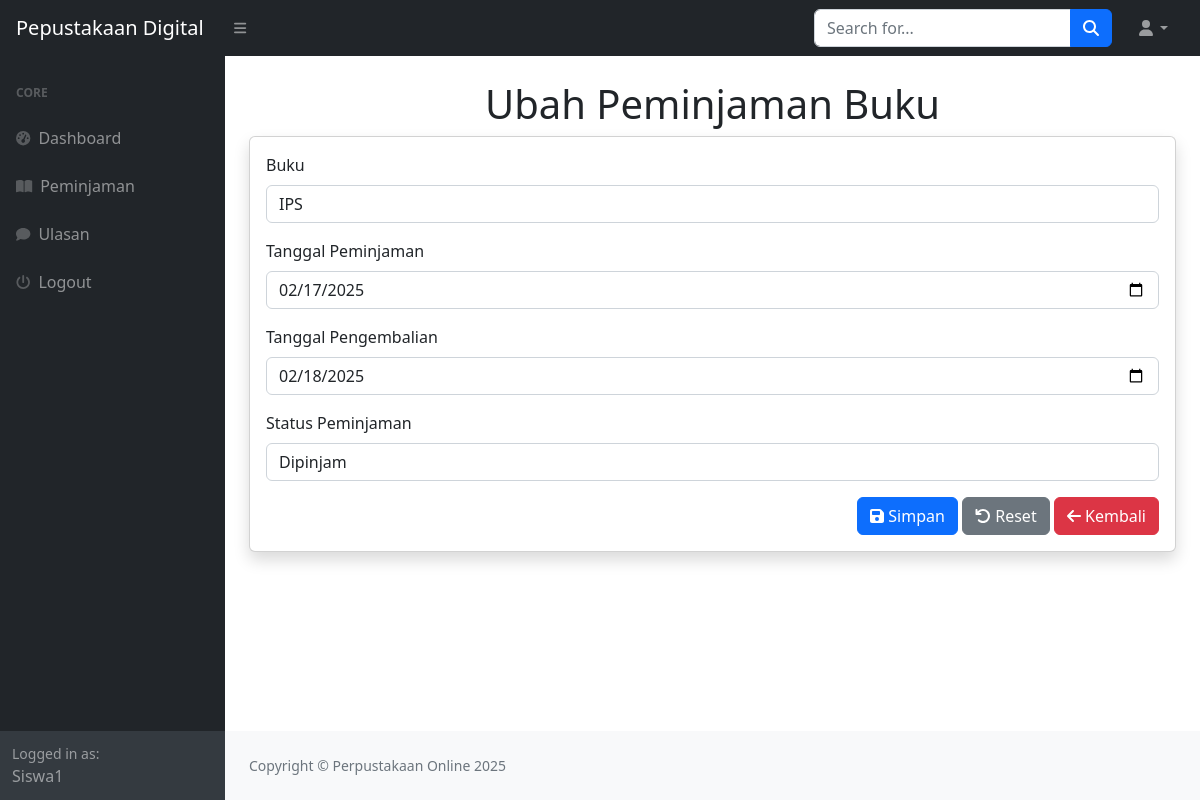
Screenshot of /perpusdig/index.php?page=peminjaman_ubah&id=5 (signed in) with the database file from the repository.
### tables this page shows
CREATE TABLE `peminjaman` (
  `id_peminjaman` int(11) NOT NULL,
  `id_user` int(11) DEFAULT NULL,
  `id_buku` int(11) DEFAULT NULL,
  `tanggal_peminjaman` varchar(255) DEFAULT NULL,
  `tanggal_pengembalian` varchar(255) DEFAULT NULL,
  `status_peminjaman` enum('dipinjam','dikembalikan') DEFAULT NULL
);

CREATE TABLE `buku` (
  `id_buku` int(11) NOT NULL,
  `id_kategori` int(11) DEFAULT NULL,
  `judul` varchar(255) DEFAULT NULL,
  `penulis` varchar(255) DEFAULT NULL,
  `penerbit` varchar(255) DEFAULT NULL,
  `tahun_terbit` varchar(255) DEFAULT NULL,
  `deskripsi` text NOT NULL
);

### perpusdig/peminjaman_ubah.php (the view, shortened to what this page needs)
<h1 class="mt-4 text-center">Ubah Peminjaman Buku</h1>
<div class="card shadow">
    <div class="card-body">
        <form method="post">
            <?php
                $id = $_GET['id'];
                $query = mysqli_query($koneksi, "SELECT * FROM peminjaman WHERE id_peminjaman='$id'");
                $data = mysqli_fetch_array($query);
            ?>
            <div class="mb-3">
                <label class="form-label">Buku</label>
                <select name="id_buku" class="form-control">
                    <?php
                        $buk = mysqli_query($koneksi, "SELECT * FROM buku");
                        while($buku = mysqli_fetch_array($buk)) {
                    ?>
                        <option value="<?php echo $buku['id_buku']; ?>"
                            <?php if($buku['id_buku'] == $data['id_buku']) echo 'selected'; ?>>
                            <?php echo $buku['judul']; ?>
                        </option>
                    <?php } ?>
                </select>
            </div>
            <div class="mb-3">
                <label class="form-label">Tanggal Peminjaman</label>
                <input type="date" class="form-control" value="<?php echo $data['tanggal_peminjaman']; ?>" name="tanggal_peminjaman" required>
            </div>
            <div class="mb-3">
                <label class="form-label">Tanggal Pengembalian</label>
                <input type="date" class="form-control" value="<?php echo $data['tanggal_pengembalian']; ?>" name="tanggal_pengembalian" required>
            </div>
            <div class="mb-3">
                <label class="form-label">Status Peminjaman</label>
                <select name="status_peminjaman" class="form-control">
                    <option value="dipinjam" <?php if($data['status_peminjaman'] == 'dipinjam') echo 'selected'; ?> class="text-warning">
                        Dipinjam
                    </option>
                </select>
            </div>
            <div class="text-end">
                <button type="submit" class="btn btn-primary" name="submit">
                    <i class="fa fa-save"></i> Simpan
                </button>
                <button type="reset" class="btn btn-secondary">
                    <i class="fa fa-undo"></i> Reset
                </button>
                <a href="?page=peminjaman" class="btn btn-danger">
                    <i class="fa fa-arrow-left"></i> Kembali
                </a>
            </div>
        </form>
    </div>
</div>

### rows the page displays
peminjaman: id_buku "IPS", tanggal_peminjaman "02/17/2025", tanggal_pengembalian "02/18/2025", status_peminjaman "Dipinjam"

### other values shown
$_SESSION['user']['nama'] "Siswa1"
